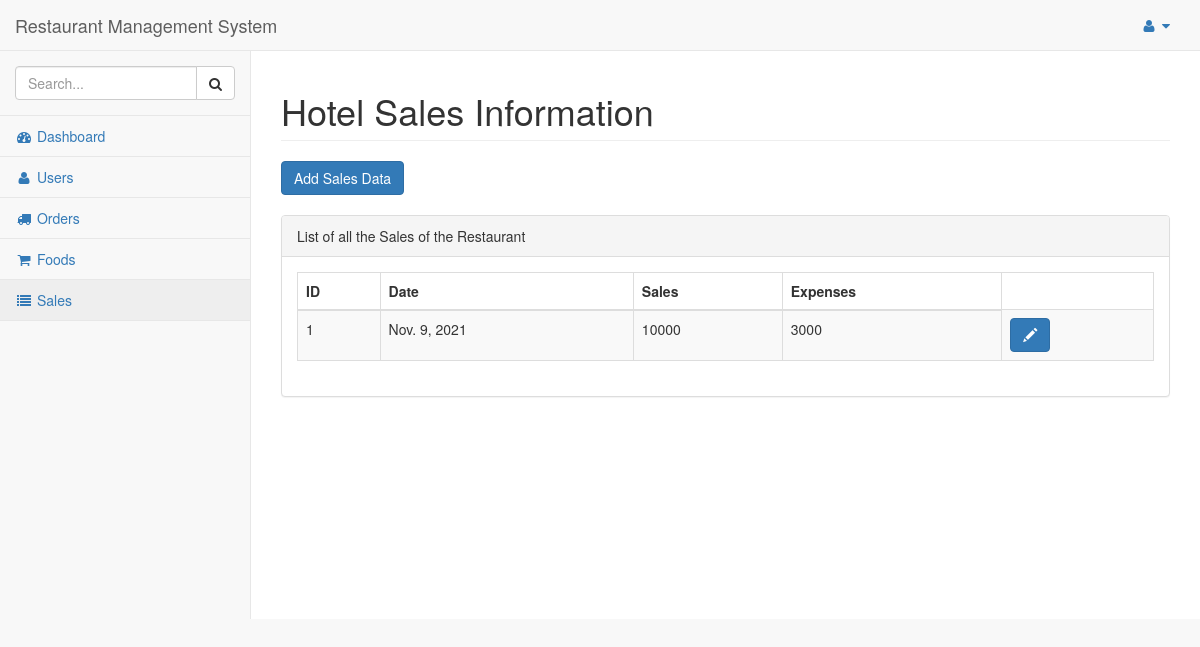
The app's page /dashboard/admin/sales/ (signed in) with its own data.
### hotel/models.py (models this page shows)
class Data(models.Model):
    date = models.DateField()
    sales = models.IntegerField()
    expenses = models.IntegerField()

### hotel/views.py (the view)
# urls.py: url(r'^dashboard/admin/sales/$', views.sales_admin, name='sales_admin'),
@login_required
@staff_member_required
def sales_admin(request):
    sales = Data.objects.filter()
    return render(request, 'admin_temp/sales.html', {'sales':sales})

### hotel/templates/admin_temp/sales.html (shortened to what this page needs)
{% load static %}
{% include "includes/base.html" %}
{% include "includes/navbarheader.html" %}
{% include "includes/navtop.html"%}
{% include "includes/sidemenu.html" %}
</nav>
<div id="page-wrapper">
    <div class="row">
        <div class="col-lg-12">
            <h1 class="page-header">Hotel Sales Information</h1>
            <button type="button" class="btn btn-primary" data-toggle="modal" data-target="#addFood">
                Add Sales Data
            </button>
            <br>
            <br>
        </div>
    </div>
    <div class="row">
        <div class="col-lg-12">
            <div class="panel panel-default">
                <div class="panel-heading">
                    List of all the Sales of the Restaurant
                </div>
                <div class="panel-body">
                    <table width="100%" class="table table-striped table-bordered table-hover" id="dataTables-example">
                        <thead>
                            <tr>
                                <th>ID</th>
                                <th>Date</th>
                                <th>Sales</th>
                                <th>Expenses</th>
                            </tr>
                        </thead>
                        <tbody>
                            {% for sale in sales %}
                            <tr>
                                <td>{{sale.id}}</td>
                                <td>{{sale.date}}</td>
                                <td>{{sale.sales}}</td>
                                <td>{{sale.expenses}}</td>
                                <td>
                                    <button type="button" class="btn btn-primary" data-toggle="modal" data-target="#modal{{sale.id}}">
                                        <span class="glyphicon glyphicon-pencil" aria-hidden="true"></span>
                                    </button>
                                </td>
                            </tr>
                            {% endfor %}
                        </tbody>
                    </table>
                </div>
            </div>
        </div>
    </div>
</div>
</div>
</body>
</html>

### records on screen
Data: id "1", date "Nov. 9, 2021", sales "10000", expenses "3000"
